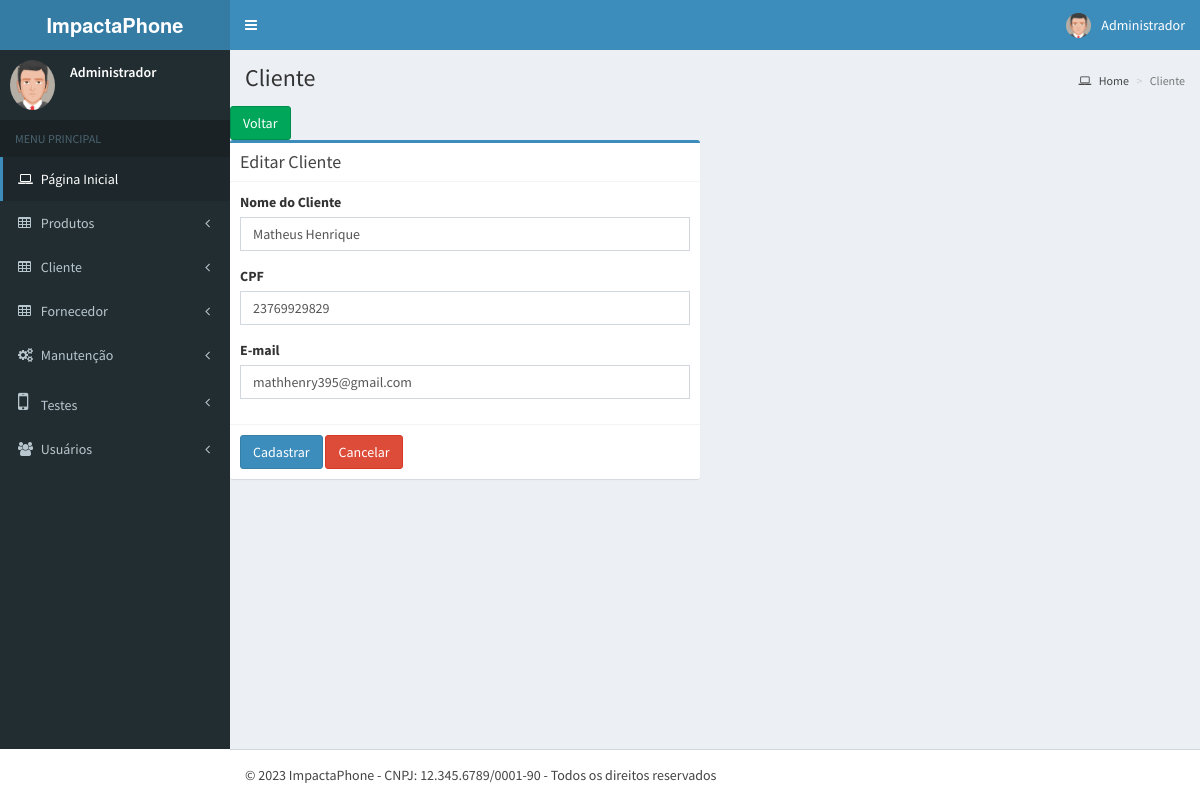
The app's page /interface/cliente/editcliente.php?id=9 (signed in) with its own data.
### tables this page shows
CREATE TABLE IF NOT EXISTS `cliente` (
  `idCliente` int NOT NULL AUTO_INCREMENT,
  `NomeCliente` varchar(100) NOT NULL,
  `EmailCliente` varchar(100) NOT NULL,
  `cpfCliente` text NOT NULL,
  `pedCliente` varchar(100) NOT NULL,
  `telCliente` varchar(100) NOT NULL,
  `statusCliente` int NOT NULL,
  `Usuario_idUsuario` int NOT NULL,
  `dataRegCliente` timestamp NOT NULL DEFAULT CURRENT_TIMESTAMP,
  PRIMARY KEY (`idCliente`)
);

### App/Models/connect.php (called while the page is built, shortened)
<?php
class Connect{
	var $localhost = "localhost";
	var $root = "root";
	var $passwd = "";
	public function __construct()
	{
		$this->SQL = mysqli_connect($this->localhost, $this->root, $this->passwd);
	}
}

### App/Models/cliente.class.php (called while the page is built, shortened)
<?php
require_once 'connect.php';
class Cliente extends Connect{
public function EditCliente($idCliente){
  $this->query = "SELECT *FROM `cliente` WHERE `idcliente` = '$idCliente'";
  if($this->result = mysqli_query($this->SQL, $this->query) or die ( mysqli_error($this->SQL))){
    if($row = mysqli_fetch_array($this->result)){
      $NomeCliente = $row['NomeCliente'];
      $cpfCliente = $row['cpfCliente'];
      $EmailCliente = $row['EmailCliente'];
      $Usuario_idUsuario  = $row['Usuario_idUsuario'];
        $array = array('Cliente' => array('Nome' => $NomeCliente, 'CPF' => $cpfCliente, 'Email'=> $EmailCliente, 'Usuario' => $Usuario_idUsuario ),);
        return $array;
    }
  }
  else{
    return 0;
  }
}
}
$cliente = new Cliente;

### interface/cliente/editcliente.php (the view, shortened to what this page needs)
<?php
require_once '../../App/auth.php';
require_once '../../layout/script.php';
require_once '../../App/Models/cliente.class.php';
echo $head;
echo $header;
echo $aside;
echo '<div class="content-wrapper">';
echo '<section class="content-header">
      <h1>
        Cliente
      </h1>
      <ol class="breadcrumb">
        <li><a href="../"><i class="fa fa-laptop"></i> Home</a></li>
        <li class="active">Cliente</li>
      </ol>
    </section>
    <section class="content">
      <div class="row">';
echo '<a href="./" class="btn btn-success">Voltar</a>
      <div class="row">
        ';
        if(isset($_GET['id'])){
          $idCliente = $_GET['id'];
       $resp = $cliente->EditCliente($idCliente);
  echo '<div class="col-md-6">
          <div class="box box-primary">
            <div class="box-header with-border">
              <h3 class="box-title">Editar Cliente</h3>
            </div>
            <form role="form" action="../../App/Database/insertcliente.php" method="POST">
              <div class="box-body">
                <div class="form-group">
                  <label for="exampleInputEmail1">Nome do Cliente</label>
                  <input type="text" name="NomeCliente" class="form-control" id="exampleInputEmail1" placeholder="Cliente" value="'.$resp['Cliente']['Nome'].'">
                </div>
                <div class="form-group">
                  <label for="exampleInputEmail1">CPF</label>
                  <input type="text" name="cpfCliente" class="form-control" id="exampleInputEmail1" placeholder="CPF" value="'.$resp['Cliente']['CPF'].'">
                </div>
                <div class="form-group">
                  <label for="exampleInputEmail1">E-mail</label>
                  <input type="text" name="EmailCliente" class="form-control" id="exampleInputEmail1" placeholder="E-mail" value="'.$resp['Cliente']['Email'].'">
                </div>
                </div>
                 <input type="hidden" name="iduser" value="'.$idUsuario.'">
                 <input type="hidden" name="idCliente" value="'.$idCliente.'">
              <div class="box-footer">
                <button type="submit" name="upload" class="btn btn-primary" value="Cadastrar">Cadastrar</button>
                <a class="btn btn-danger" href="../../interface/cliente">Cancelar</a>
              </div>
            </form>
          </div>
          </div>
</div>';
}
echo '</div>';
echo '</div>';
echo '</div>';
echo  $footer;
echo $javascript;
?>

### records on screen
cliente: NomeCliente "Matheus Henrique", cpfCliente "23769929829", EmailCliente "mathhenry395@gmail.com"

### other values on screen
$usuario "Administrador"
